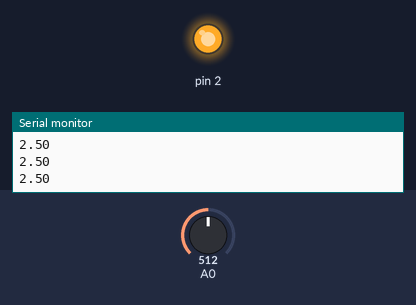
A sketch run on a simulated Arduino Uno, built with avr-gcc and run on an emulated ATmega328P. Parts: output pins drawn as LEDs (lit = HIGH), the last lines printed to the serial monitor. The test bench sets the inputs (shaded band); at power-on: A0 = 512.

Above: at 1.2 s.
1.3 s: A0 set to 421
2.8 s: A0 set to 403
At 3.3 s:
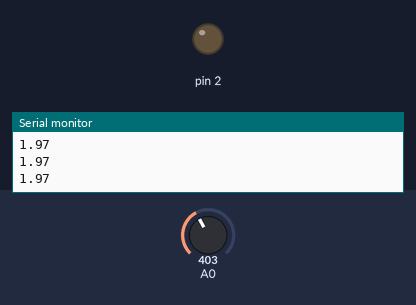
4.3 s: A0 set to 511
At 5.5 s:
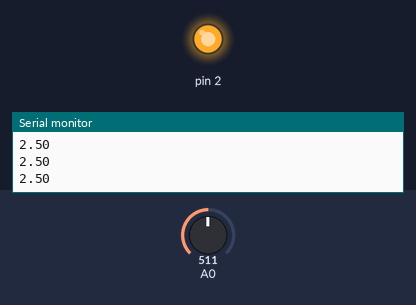
5.8 s: A0 set to 306
At 6.8 s:
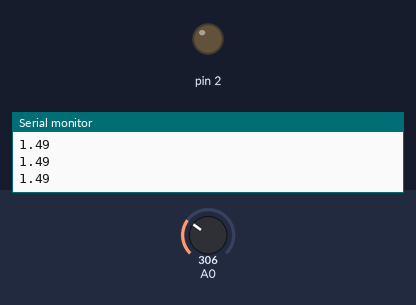
Timing chart, 0 to 8.3 s (numbered marks = the images above; inputs shaded):
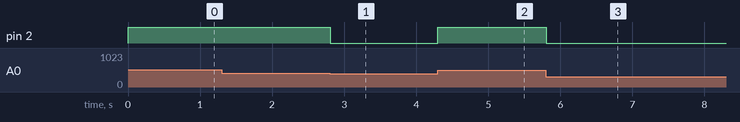

Measured:
- the behaviour switches between 410 and 409 on A0 (found by bisection; images 0 and 1)
- after the input at 2.8 s, pin 2: HIGH → LOW at once
- after the input at 4.3 s, pin 2: LOW → HIGH at once
- after the input at 5.8 s, pin 2: HIGH → LOW at once

The sketch:

main.ino
```cpp
// Voltage to be maintained by load
float VOLTAGE_LOAD = 2.0;
// Minimum time to wait for circuit to switch relay
const int DELAY_TIME=1;
void setup() {
  pinMode(2,OUTPUT);
  digitalWrite(2, LOW);
  Serial.begin(9600);
}
int state=0;
void loop() {
  // put your main code here, to run repeatedly:
  float voltage = analogRead(A0)/1024.0*5.0;
  if(voltage>VOLTAGE_LOAD){
    digitalWrite(2,HIGH);
  }else{
     digitalWrite(2,LOW);
  }
  Serial.println(voltage);

  delay(DELAY_TIME);

}
```
